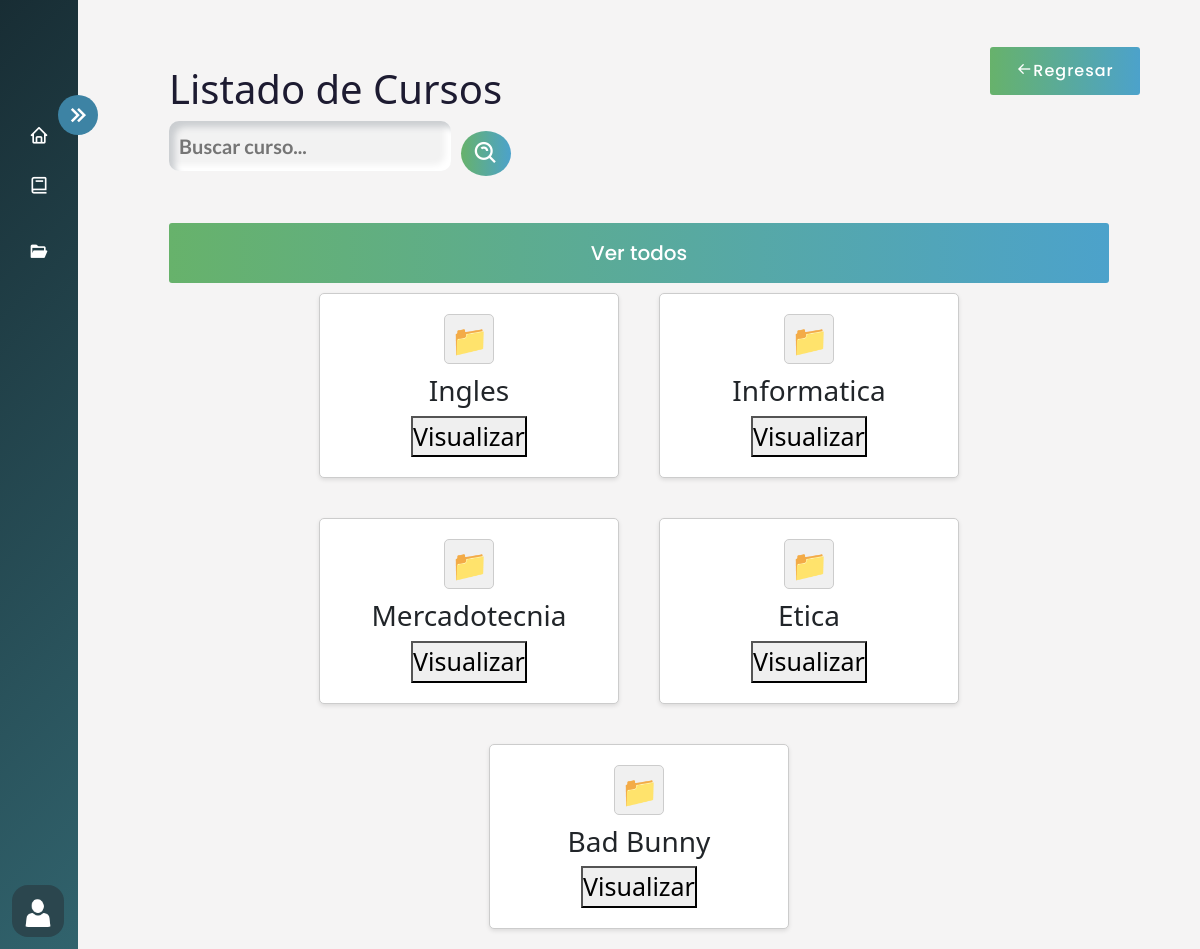
Before: /usuario/Material_Usuarios (signed in) with the older database file.
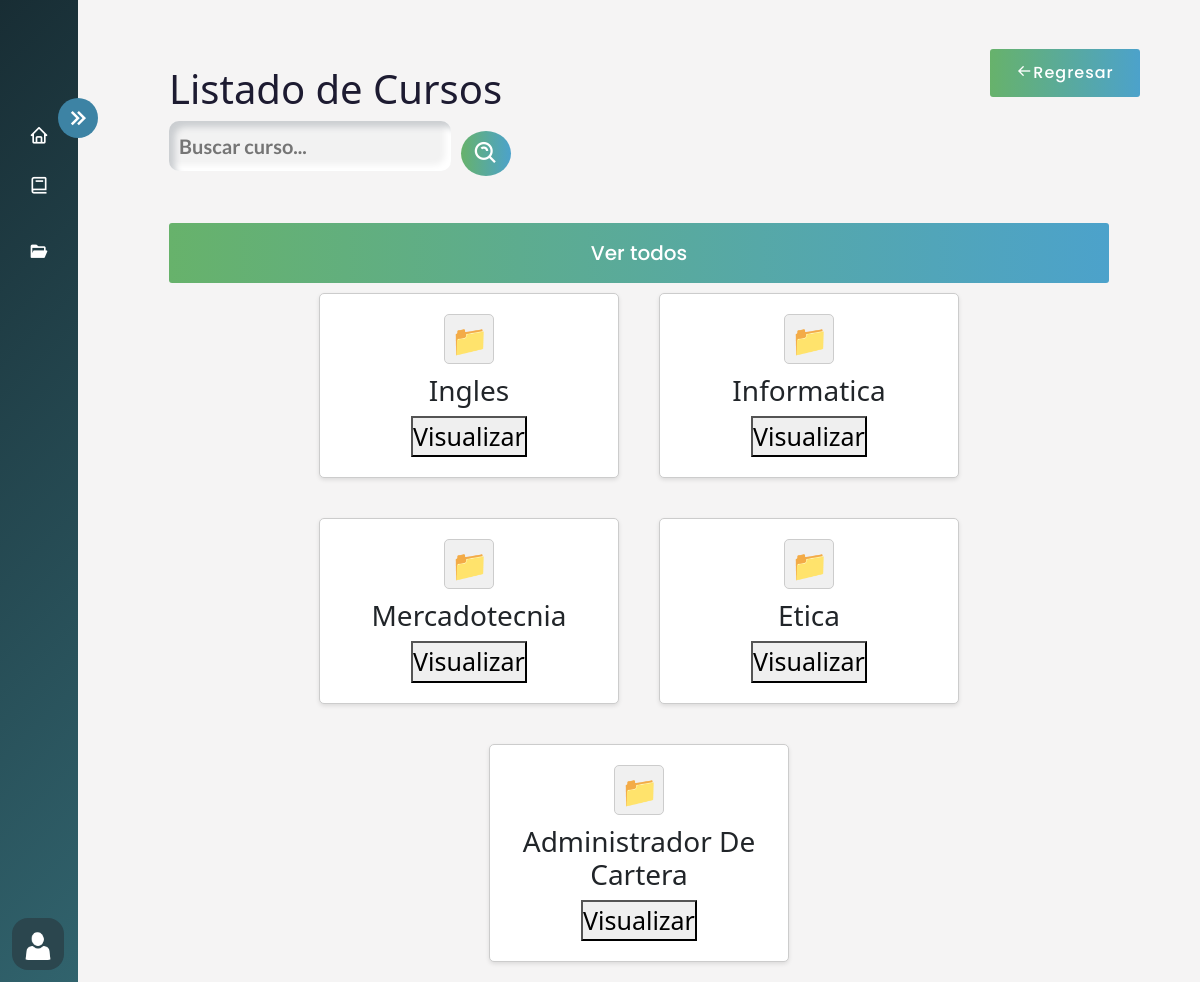
After: the same page with the newer database file.
### AppCursos/models.py (models this page shows, shortened)
class Cursos(models.Model):
     nombre_curso=models.CharField(max_length=100)
     descripcion_curso = models.CharField(max_length=500)
     estado_curso= models.BooleanField(default=False)
     duracion_curso = models.IntegerField(blank=True, null=True)
     iconoCurso = models.ImageField(upload_to='IconosCurso', null=True,blank=True)
     id_cargo=models.ForeignKey(Cargo, on_delete=models.CASCADE,null=True)
     class Meta:
          verbose_name_plural = 'Cursos'

### AppUsuarios/views.py (the view)
# urls.py: path('Material_Usuarios',login_required(views.Material_Usuarios),name='Material_Usuarios'),
def Material_Usuarios(request):
    user_id = request.user.id  # Obtén el ID del usuario actual
    search_query = request.GET.get('search', '')  # Obtén el término de búsqueda
    listacursos = Cursos.objects.filter(id_cargo__usuario_cargo__id_usuario=user_id, estado_curso=True, nombre_curso__icontains=search_query)
    return render(request, 'Templates_Usuarios/Cursos/Material_Usuarios.html', {'listacursos': listacursos})

### AppCursos/context_processors.py (called while the page is built)
def group_name(request):
    group_name = None
    if request.user.is_authenticated:
        group = Group.objects.filter(user=request.user).first()
        if group:
            group_name = group.name
    return {'group_name': group_name}

### Templates/Templates_Usuarios/Cursos/Material_Usuarios.html
{% extends 'Layout/Base.html' %}
{% load static %}
{% block content %}
<link rel="stylesheet" href="{% static 'Css/Material.css' %}">
<div class="home_content">
    <div class="text">
        <div class="container2">
            <h1> Listado de Cursos </h1>
        <form class="search" action="{% url 'Material_Usuarios' %}" method="GET">
            <input type="text" class="search-bar" name="search" placeholder="Buscar curso...">
            <button class="subir" style="border-radius:50%; width:auto; height:45px;"> <i class='bx bx-search-alt'
                style="font-size:27px; "></i></button>
            </form>
            <br>
        <a href="{% url 'Material_Usuarios' %}">
            <button  class="subir">
                Ver todos
            </button>
        </a>
        <div class="card-container">
                    {% for curso in listacursos %}
                    <div class="card">
                        <div class="folder-icon">
                        </div>
                        <div class="card-content">
                            <h3>{{ curso.nombre_curso | title  }}</h3>
                            <div  >
                            <a href="{% url 'Listar_Material_Usuarios' curso_id=curso.id %}">
									<button class="visualizar-link" type="submit"><span>Visualizar </span></button>
                                </a>
                            </div>
                        </div>
                    </div>
                    {% endfor %}
                </div>
        </div>
    </div>
</div>
{% if group_name == 'administrativos' %}
<a href="{% url 'gestion_MaterialApoyo' %}" id="back2">
    <button class="back">
        <div class="icon">
            <i class='bx bx-arrow-back'></i>
        </div>
        <span>
            Regresar
        </span>
    </button>
</a>
    {% elif group_name == 'usuarios' %}
    <a href="{% url 'home' %}" id="back2">
        <button class="back">
            <div class="icon">
                <i class='bx bx-arrow-back'></i>
            </div>
            <span>
                Regresar
            </span>
        </button>
    </a>
    {% endif %}
{% endblock %}

Changed rows visible on the page:
no longer on this page (row edited): Cursos: nombre_curso "Bad Bunny"
added Cursos: nombre_curso "Administrador De Cartera"
